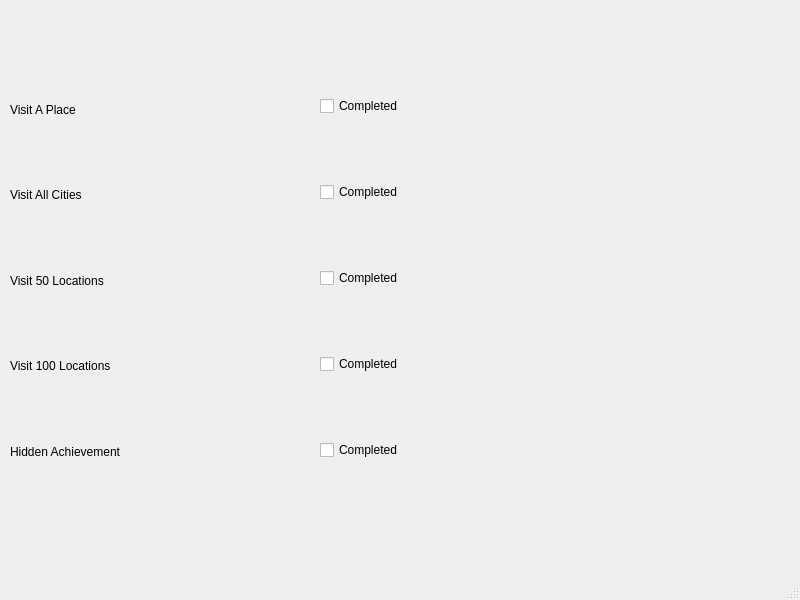
<?xml version="1.0" encoding="UTF-8"?>
<ui version="4.0">
 <class>AchievementsWindow</class>
 <widget class="QMainWindow" name="AchievementsWindow">
  <property name="geometry">
   <rect>
    <x>0</x>
    <y>0</y>
    <width>800</width>
    <height>600</height>
   </rect>
  </property>
  <property name="windowTitle">
   <string>MainWindow</string>
  </property>
  <widget class="QWidget" name="centralwidget">
   <widget class="QWidget" name="verticalLayoutWidget">
    <property name="geometry">
     <rect>
      <x>10</x>
      <y>70</y>
      <width>301</width>
      <height>421</height>
     </rect>
    </property>
    <layout class="QVBoxLayout" name="verticalLayout">
     <item>
      <widget class="QLabel" name="label">
       <property name="text">
        <string>Visit A Place</string>
       </property>
      </widget>
     </item>
     <item>
      <widget class="QLabel" name="label_2">
       <property name="text">
        <string>Visit All Cities</string>
       </property>
      </widget>
     </item>
     <item>
      <widget class="QLabel" name="label_3">
       <property name="text">
        <string>Visit 50 Locations</string>
       </property>
      </widget>
     </item>
     <item>
      <widget class="QLabel" name="label_4">
       <property name="text">
        <string>Visit 100 Locations</string>
       </property>
      </widget>
     </item>
     <item>
      <widget class="QLabel" name="label_5">
       <property name="text">
        <string>Hidden Achievement</string>
       </property>
      </widget>
     </item>
    </layout>
   </widget>
   <widget class="QWidget" name="verticalLayoutWidget_2">
    <property name="geometry">
     <rect>
      <x>320</x>
      <y>70</y>
      <width>171</width>
      <height>421</height>
     </rect>
    </property>
    <layout class="QVBoxLayout" name="verticalLayout_2">
     <property name="spacing">
      <number>40</number>
     </property>
     <item>
      <widget class="QCheckBox" name="checkBox_2">
       <property name="text">
        <string>Completed</string>
       </property>
      </widget>
     </item>
     <item>
      <widget class="QCheckBox" name="checkBox_3">
       <property name="text">
        <string>Completed</string>
       </property>
      </widget>
     </item>
     <item>
      <widget class="QCheckBox" name="checkBox_4">
       <property name="text">
        <string>Completed</string>
       </property>
      </widget>
     </item>
     <item>
      <widget class="QCheckBox" name="checkBox_5">
       <property name="text">
        <string>Completed</string>
       </property>
      </widget>
     </item>
     <item>
      <widget class="QCheckBox" name="checkBox">
       <property name="text">
        <string>Completed</string>
       </property>
      </widget>
     </item>
    </layout>
   </widget>
  </widget>
  <widget class="QMenuBar" name="menubar">
   <property name="geometry">
    <rect>
     <x>0</x>
     <y>0</y>
     <width>800</width>
     <height>21</height>
    </rect>
   </property>
  </widget>
  <widget class="QStatusBar" name="statusbar"/>
 </widget>
 <resources/>
 <connections/>
</ui>
